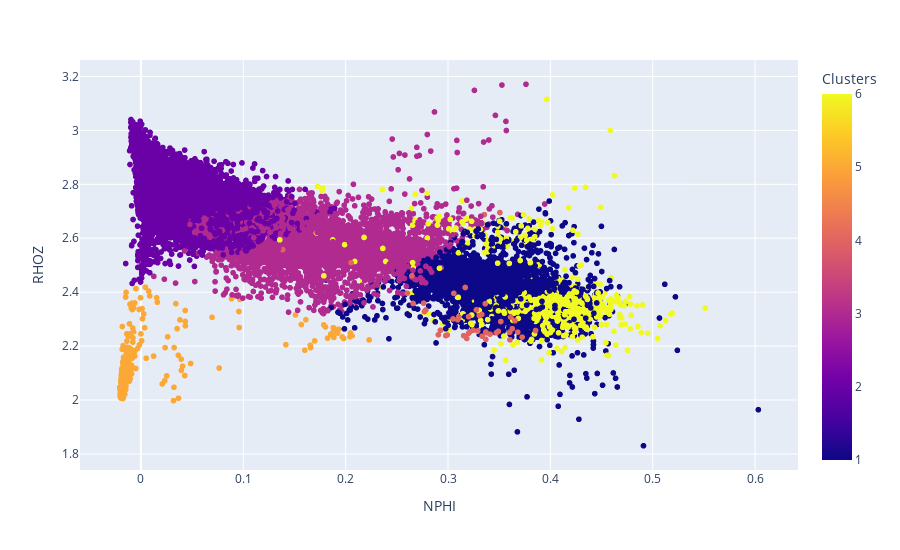

Notebook source saved alongside this figure:
### Markdown cell above
## View Clusters - 2D Scatter

### Code cell
fig = px.scatter(df_tc_cluster, y='RHOZ', x='NPHI', color = 'Clusters', width=900, height=550)

fig.show()

### Figure 1 — Plotly figure (JSON) as saved in the notebook; plotly's stock layout.template omitted (floating-point values rounded to 4 significant figures; data arrays with more than 128 entries replaced by an {"elided": "..."} marker saying what was removed)
{"data": [{"hovertemplate": "NPHI=%{x}<br>RHOZ=%{y}<br>Clusters=%{marker.color}<extra></extra>", "legendgroup": "", "marker": {"color": {"elided": "17504 int values"}, "coloraxis": "coloraxis", "symbol": "circle"}, "mode": "markers", "name": "", "showlegend": false, "type": "scattergl", "x": {"elided": "17504 float values"}, "xaxis": "x", "y": {"elided": "17504 float values"}, "yaxis": "y"}], "layout": {"coloraxis": {"colorbar": {"title": {"text": "Clusters"}}, "colorscale": [[0, "#0d0887"], [0.1111, "#46039f"], [0.2222, "#7201a8"], [0.3333, "#9c179e"], [0.4444, "#bd3786"], [0.5556, "#d8576b"], [0.6667, "#ed7953"], [0.7778, "#fb9f3a"], [0.8889, "#fdca26"], [1, "#f0f921"]]}, "height": 550, "legend": {"tracegroupgap": 0}, "margin": {"t": 60}, "width": 900, "xaxis": {"anchor": "y", "autorange": true, "domain": [0, 1], "range": [-0.05955, 0.6419], "title": {"text": "NPHI"}, "type": "linear"}, "yaxis": {"anchor": "x", "autorange": true, "domain": [0, 1], "range": [1.741, 3.261], "title": {"text": "RHOZ"}, "type": "linear"}}}
